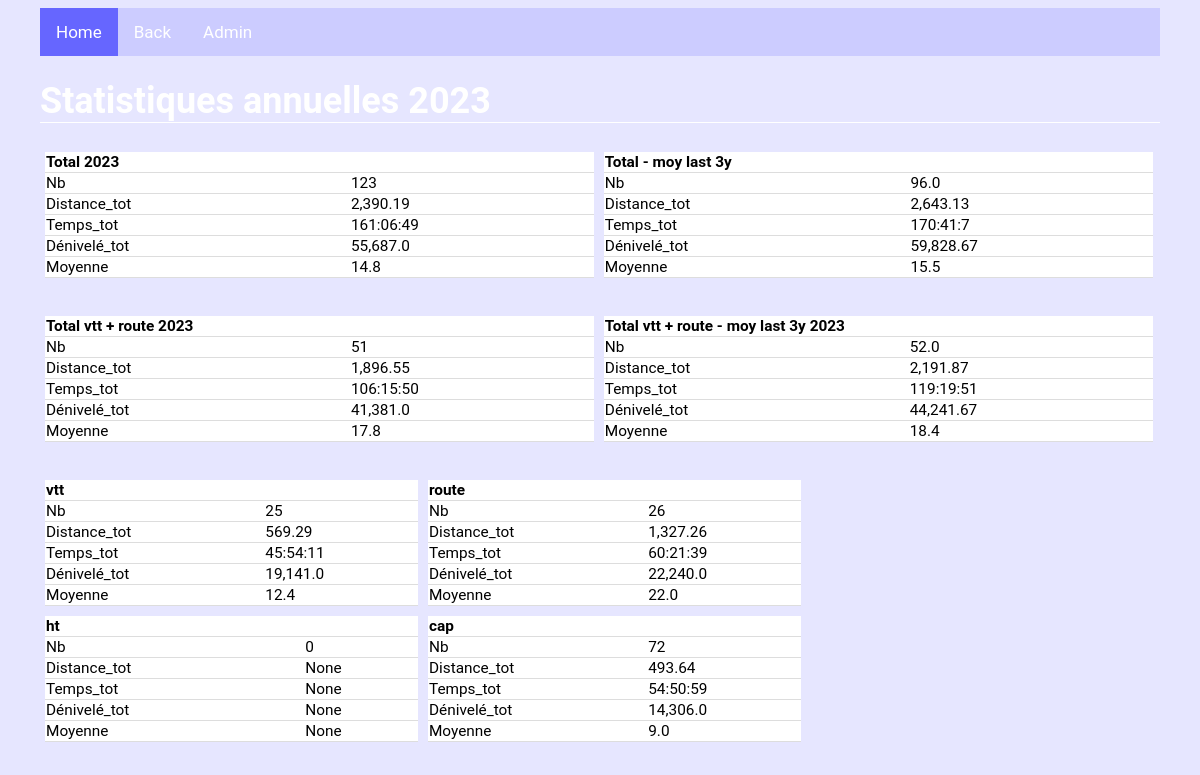
The page /biketours/stat/year/2023/ on the database its author committed.
### biketours/models.py (models this page shows, shortened)
class Type(models.Model):
    Type = models.CharField(max_length=250, default=None)
    Descriptif = models.CharField(max_length=1000, default=None, blank=True, null=True)

### biketours/views.py (the view)
# urls.py: re_path(r"^stat/year/(?P<year_id>[0-9]+)/$", views.stat_year, name="stat_year"),
def stat_year(request, year_id):
    stat_comp=comp_any(y=year_id)
    stat_comp_all=comp_any(y=year_id, restr=False)
    data_y = Perfo.objects.filter(Date__year=year_id)
    stat_y = agrperfo(data_y, stat="sum")
    stat_y_act = dict()
    for t in Type.objects.values_list("pk", flat=True) :
        l_t = BikeTour.objects.filter(Type=t).values_list("pk", flat=True)
        tp = Type.objects.get(pk=t).Type
        stat_y_act[tp] = agrperfo(data_y.filter(Refparcours__in = l_t), stat="sum")
    context={
             "stat_comp_act":stat_comp["act"],
             "stat_comp_act_last":stat_comp["last"],
             "stat_comp_all_act":stat_comp_all["act"],
             "stat_comp_all_act_last":stat_comp_all["last"],
             "stat_y":stat_y,
             "stat_y_act":stat_y_act,
             "year_id":year_id}
    return render(request, "biketours/stat_year.html", context)

### biketours/views.py (called while the page is built)
def fmt_dct(k, v):  # formatage des résultats agrégés (Nb, Distance_totale/moy, Temps_total/moy, Dénivelé_total/moy)
    if v is None:
        return(v)
    elif re.search("Nb", k) and v is not None:
        return(round(v,0))
    elif re.search("Moy", k) and v is not None:
        return(round(v,1))
    elif (re.search("Distance",k) or re.search("Dénivelé", k)) and v is not None:
        return(format(round(v,2), ","))
    elif re.search("Temps",k) and v is not None:
        s = v.total_seconds()
        hours = s // 3600
        minutes = (s % 3600) // 60
        seconds = s % 60
        return(str(int(hours))+ ":" + str(int(minutes)).zfill(2) + ":" + str(int(seconds))).zfill(2)

def v_moy(qset, suffix): # suffix à introduire manuellement (string)
    if (qset["Distance"+suffix] is None or qset["Temps"+suffix] is None) :
        vmoy=None
    else :
        vmoy=qset["Distance"+suffix]/qset["Temps"+suffix].total_seconds()*3600
    return(vmoy)

### biketours/templates/biketours/stat_year.html (shortened to what this page needs)
{% extends 'biketours/base.html' %}
{% block content %}
<h1> Statistiques annuelles {{year_id}} </h1>
{% if stat_comp_act %}
<div class="row">
	<div class="col_2">
	<table>
		<tr>
			<th colspan="2">Total {{year_id}}</th>
		</tr>
		{% for k,v in stat_comp_all_act.items %}
		<tr>
			<td>{{k}} </td>
			<td>{{v}} </td>
		</tr>
		{% endfor %}
	</table>
	</div>
	<div class="col_2">
	<table>
		<tr>
			<th colspan="2">Total - moy last 3y</th>
		</tr>
		{% for k,v in stat_comp_all_act_last.items %}
		<tr>
			<td>{{k}} </td>
			<td>{{v}} </td>
		</tr>
		{% endfor %}
	</table>
	</div>
</div>
<div class="row">
	<div class="col_2">
	<table>
		<tr>
			<th colspan="2">Total vtt + route {{year_id}}</th>
		</tr>
		{% for k,v in stat_comp_act.items %}
		<tr>
			<td>{{k}} </td>
			<td>{{v}} </td>
		</tr>
		{% endfor %}
	</table>
	</div>
	<div class="col_2">
	<table>
		<tr>
			<th colspan="2">Total vtt + route - moy last 3y {{year_id}}</th>
		</tr>
		{% for k,v in stat_comp_act_last.items %}
		<tr>
			<td>{{k}} </td>
			<td>{{v}} </td>
		</tr>
		{% endfor %}
	</table>
	</div>
</div>
{% endif %}
<div class="row">
<br>
	{% for k, v in stat_y_act.items %}
		<div class="col_y">
			<table>
			<tr>
				<th colspan=3>{{k}} </th>
			</tr>
			{% for a, b in v.items %}
			<tr>
				<td>{{a}} </td>
				<td>{{b}} </td>
			</tr>
			{% endfor %}
			</table>
		</div>
	{% endfor %}
</div>
{% endblock %}

### biketours/static/biketours/mystyle.css (style rules this page uses)
table { width: 100%; border-bottom: 1px solid #ddd; border-collapse: collapse; text-align: left; background-color: white; font-size:80%; table-layout: auto; }
th, td { border-bottom: 1px solid #ddd; border-collapse: collapse; text-align: left; background-color: white; font-size:80%; }
h1 { color: white; font-size:150%; border-bottom: 1px solid white; }
.col_2 { float:left; width:49%; padding:5px; }
.row:after { content:""; display:table; clear:both; }
.col_y { float:left; width:33.3%; padding:5px; }

### rows shown on the page
Type: stat_y_act "vtt"
Type: stat_y_act "route"
Type: stat_y_act "ht"
Type: stat_y_act "cap"

### other values the page prints
{{ year_id }} "2023"
{{ k }} "Nb" "Distance_tot" "Temps_tot" "Dénivelé_tot" "Moyenne"
{{ v }} "123" "2,390.19" "161:06:49" "55,687.0" "14.8"
{{ v }} "96.0" "2,643.13" "170:41:7" "59,828.67" "15.5"
{{ v }} "51" "1,896.55" "106:15:50" "41,381.0" "17.8"
{{ v }} "52.0" "2,191.87" "119:19:51" "44,241.67" "18.4"
{{ a }} "Nb" "Distance_tot" "Temps_tot" "Dénivelé_tot" "Moyenne" "Nb" "Distance_tot" "Temps_tot" "Dénivelé_tot" "Moyenne" "Nb" "Distance_tot" "Temps_tot" "Dénivelé_tot" "Moyenne" "Nb" "Distance_tot" "Temps_tot" "Dénivelé_tot" "Moyenne"
{{ b }} "25" "569.29" "45:54:11" "19,141.0" "12.4" "26" "1,327.26" "60:21:39" "22,240.0" "22.0" "0" "None" "None" "None" "None" "72" "493.64" "54:50:59" "14,306.0" "9.0"
